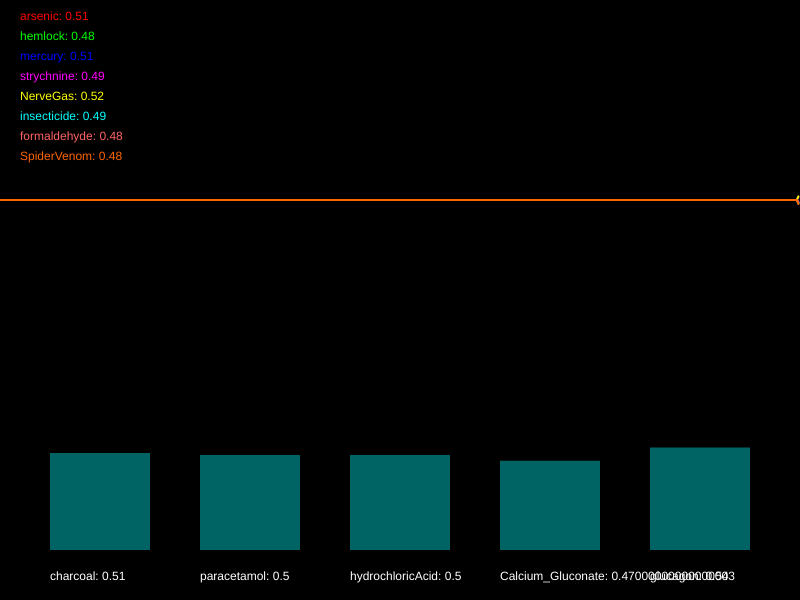
Frame 1 (no input)
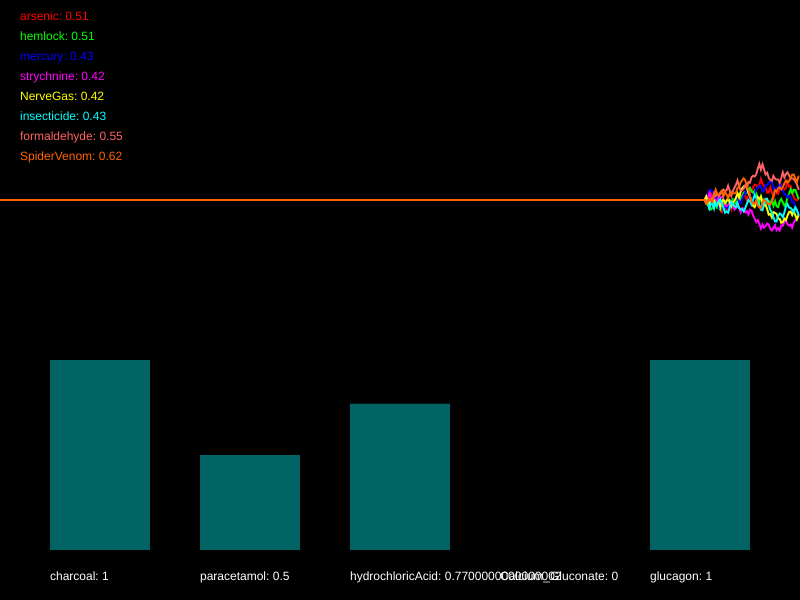
Frame 60 (no input)
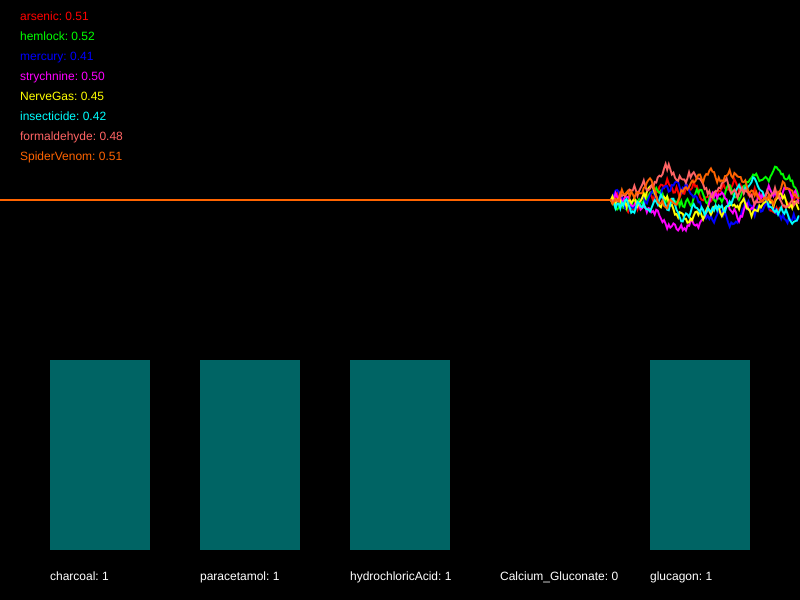
Frame 120 (the mouse pressed at the canvas centre since frame 60)

The p5.js sketch that drew these frames (run headless with seeded random() and noise() and a simulated clock; from frame 60 on, the mouse is pressed at the canvas centre):

// p5.js sketch
// ── sketch.js
/*

Officer: 1192743
CaseNum: 401-3-22931079-1192743

Case 401 - The Case of Norbert's Weiner Stand
Stage 4 - Mortal Cupcake

It seems that Norbert is getting desperate now. In what appears to be his final
stand he has set up his own cupcake shop. The laced cupcakes look delicious but
they are extremely dangerous. Just a brief whiff of one can induce a series of
deadly symptoms. This is Norbert’s most complex poison to date, so you’ll have
to work hard to produce a viable antidote.

You must develop the antidote by using conditional statements in the draw loop to
do the following.

	- When formaldehyde dips below 0.32, mercury goes above 0.4, and also strychnine goes above 0.49, decrement charcoal by 0.05
	- If either insecticide goes above 0.29, SpiderVenom goes above 0.43, or perhaps NerveGas dips below 0.42, increase charcoal by 0.01
	- If insecticide dips below 0.4 or SpiderVenom goes above 0.46, whilst at the same time, arsenic goes above 0.5 and formaldehyde dips below 0.46, reduce paracetamol by 0.04
	- If NerveGas dips below 0.36 or mercury dips below 0.59, whilst at the same time, hemlock goes above 0.58 and strychnine dips below 0.6, increment paracetamol by 0.05
	- If insecticide goes above 0.26, hemlock dips below 0.39, and also NerveGas goes above 0.56, decrease hydrochloricAcid by 0.03
	- When strychnine goes above 0.5 and arsenic dips below 0.54, whilst at the same time, formaldehyde goes above 0.28 or SpiderVenom dips below 0.65, increment hydrochloricAcid by 0.03
	- If either insecticide goes above 0.5, mercury goes above 0.67, or perhaps hemlock goes above 0.44, try decreasing Calcium_Gluconate by 0.05
	- If either NerveGas goes above 0.56, formaldehyde dips below 0.5, SpiderVenom goes above 0.73, or perhaps arsenic dips below 0.57, try increasing Calcium_Gluconate by 0.02
	- When hemlock goes above 0.67 and strychnine goes above 0.53, whilst at the same time, mercury dips below 0.54 or arsenic goes above 0.33, try decreasing glucagon by 0.04
	- If either formaldehyde goes above 0.54, insecticide dips below 0.45, or perhaps SpiderVenom dips below 0.58, try increasing glucagon by 0.04


Your conditional statements should:

consider the following poisons:

	- arsenic
	- hemlock
	- mercury
	- strychnine
	- NerveGas
	- insecticide
	- formaldehyde
	- SpiderVenom


and modify the following antidotes:

	- charcoal
	- paracetamol
	- hydrochloricAcid
	- Calcium_Gluconate
	- glucagon


- There are many ways to complete this task but you should only use the
following commands:

	if(){}
	+=
	-=

*/

//Declare the poison variables
var arsenic;
var hemlock;
var mercury;
var strychnine;
var NerveGas;
var insecticide;
var formaldehyde;
var SpiderVenom;


//Declare the antidote variables
var charcoal;
var paracetamol;
var hydrochloricAcid;
var Calcium_Gluconate;
var glucagon;


//This variable is used for drawing the graph
var graphs;


function setup() {

	createCanvas(800, 600);
	strokeWeight(2);

	//initialise the poisons and antidotes
	arsenic = 0.5;
	hemlock = 0.5;
	mercury = 0.5;
	strychnine = 0.5;
	NerveGas = 0.5;
	insecticide = 0.5;
	formaldehyde = 0.5;
	SpiderVenom = 0.5;
	charcoal = 0.5;
	paracetamol = 0.5;
	hydrochloricAcid = 0.5;
	Calcium_Gluconate = 0.5;
	glucagon = 0.5;


	//fills the graph with empty values
	graphs = [];

	for (var i = 0; i < 8; i++) {
		graphs.push([]);
		for (var j = 0; j < 512; j++) {
			graphs[i].push(0.5);
		}
	}

}

function draw() {

	//Develop the antidote below
	//Write conditional statements to change the amount of each substance ...

	// - When formaldehyde dips below 0.32, mercury goes above 0.4, and also strychnine goes above 0.49, decrement charcoal by 0.05
	if (formaldehyde < 0.32 && mercury > 0.4 && strychnine > 0.49) {
		charcoal -= 0.05;
	}
	// - If either insecticide goes above 0.29, SpiderVenom goes above 0.43, or perhaps NerveGas dips below 0.42, increase charcoal by 0.01
	if (insecticide > 0.29 || SpiderVenom > 0.43 || NerveGas < 0.42) {
		charcoal += 0.01;
	}
	// - If insecticide dips below 0.4 or SpiderVenom goes above 0.46, whilst at the same time, arsenic goes above 0.5 and formaldehyde dips below 0.46, reduce paracetamol by 0.04
	if ((insecticide < 0.4 || SpiderVenom > 0.46) && arsenic > 0.5 & formaldehyde < 0.46) {
		paracetamol -= 0.04;
	}
	// - If NerveGas dips below 0.36 or mercury dips below 0.59, whilst at the same time, hemlock goes above 0.58 and strychnine dips below 0.6, increment paracetamol by 0.05
	if ((NerveGas < 0.36 || mercury < 0.59) && hemlock > 0.58 && strychnine < 0.6) {
		paracetamol += 0.05;
	}
	// - If insecticide goes above 0.26, hemlock dips below 0.39, and also NerveGas goes above 0.56, decrease hydrochloricAcid by 0.03
	if (insecticide > 0.26 && hemlock < 0.39 && NerveGas > 0.56) {
		hydrochloricAcid -= 0.03;
	}
	// - When strychnine goes above 0.5 and arsenic dips below 0.54, whilst at the same time, formaldehyde goes above 0.28 or SpiderVenom dips below 0.65, increment hydrochloricAcid by 0.03
	if (strychnine > 0.5 && arsenic < 0.54 && (formaldehyde > 0.28 || SpiderVenom < 0.65)) {
		hydrochloricAcid += 0.03;
	}
	// - If either insecticide goes above 0.5, mercury goes above 0.67, or perhaps hemlock goes above 0.44, try decreasing Calcium_Gluconate by 0.05
	if (insecticide > 0.5 || mercury > 0.67 || hemlock > 0.44) {
		Calcium_Gluconate -= 0.05;
	}
	// - If either NerveGas goes above 0.56, formaldehyde dips below 0.5, SpiderVenom goes above 0.73, or perhaps arsenic dips below 0.57, try increasing Calcium_Gluconate by 0.02
	if (NerveGas > 0.56 || formaldehyde < 0.5 || SpiderVenom > 0.73 || arsenic < 0.57) {
		Calcium_Gluconate += 0.02;
	}
	// - When hemlock goes above 0.67 and strychnine goes above 0.53, whilst at the same time, mercury dips below 0.54 or arsenic goes above 0.33, try decreasing glucagon by 0.04
	if (hemlock > 0.67 && strychnine > 0.53 && (mercury < 0.54 || arsenic > 0.33)) {
		glucagon -= 0.04;
	}
	// - If either formaldehyde goes above 0.54, insecticide dips below 0.45, or perhaps SpiderVenom dips below 0.58, try increasing glucagon by 0.04
	if (formaldehyde > 0.54 || insecticide < 0.45 || SpiderVenom < 0.58) {
		glucagon += 0.04;
	}



	//////////////////////////////////////////////////////

	//the code below generates new values using random numbers

	/*
		For testing, you might want to temporarily comment out
		these lines and set the same variables to constant values
		instead.
	*/

	arsenic = nextValue(graphs[0], arsenic);
	hemlock = nextValue(graphs[1], hemlock);
	mercury = nextValue(graphs[2], mercury);
	strychnine = nextValue(graphs[3], strychnine);
	NerveGas = nextValue(graphs[4], NerveGas);
	insecticide = nextValue(graphs[5], insecticide);
	formaldehyde = nextValue(graphs[6], formaldehyde);
	SpiderVenom = nextValue(graphs[7], SpiderVenom);


	charcoal = constrain(charcoal, 0, 1);
	paracetamol = constrain(paracetamol, 0, 1);
	hydrochloricAcid = constrain(hydrochloricAcid, 0, 1);
	Calcium_Gluconate = constrain(Calcium_Gluconate, 0, 1);
	glucagon = constrain(glucagon, 0, 1);


	///////// DO NOT CHANGE THE CODE BELOW ///////////

	//drawing code

	// set background
	background(0);
	noFill();

	//draw the graphs for the vitals

	var colors = [
		color(255, 0, 0),
		color(0, 255, 0),
		color(0, 0, 255),
		color(255, 0, 255),
		color(255, 255, 0),
		color(0, 255, 255),
		color(255, 100, 100),
		color(255, 100, 0)
	];

	for (var i = 0; i < graphs.length; i++) {
		stroke(colors[i]);
		drawGraph(graphs[i]);
	}

	//draw the poisons as text
	noStroke();
	fill(colors[0]);
	text('arsenic: ' + nf(arsenic, 1, 2), 20, 20);
	fill(colors[1]);
	text('hemlock: ' + nf(hemlock, 1, 2), 20, 40);
	fill(colors[2]);
	text('mercury: ' + nf(mercury, 1, 2), 20, 60);
	fill(colors[3]);
	text('strychnine: ' + nf(strychnine, 1, 2), 20, 80);
	fill(colors[4]);
	text('NerveGas: ' + nf(NerveGas, 1, 2), 20, 100);
	fill(colors[5]);
	text('insecticide: ' + nf(insecticide, 1, 2), 20, 120);
	fill(colors[6]);
	text('formaldehyde: ' + nf(formaldehyde, 1, 2), 20, 140);
	fill(colors[7]);
	text('SpiderVenom: ' + nf(SpiderVenom, 1, 2), 20, 160);


	//draw the antidotes bar chart
	drawBar(charcoal, 50, 'charcoal');
	drawBar(paracetamol, 200, 'paracetamol');
	drawBar(hydrochloricAcid, 350, 'hydrochloricAcid');
	drawBar(Calcium_Gluconate, 500, 'Calcium_Gluconate');
	drawBar(glucagon, 650, 'glucagon');


}

function nextValue(graph, val) {
	//gets the next value for a vital and puts it in an array for drawing
	var delta = random(-0.03, 0.03);

	val += delta;
	if (val > 1 || val < 0) {
		delta *= -1;
		val += delta * 2;
	}

	graph.push(val)
	graph.shift();
	return val;
}

function drawGraph(graph) {
	//draws an array as a graph
	beginShape();
	for (var i = 0; i < graph.length; i++) {
		vertex(width * i / 512, height * 0.5 - graph[i] * height / 3)
	}
	endShape();
}


function drawBar(val, x, name) {
	//draws the bars for bar chart
	noStroke();
	fill(0, 100, 100);
	var mh = height * 0.4 - 50;
	rect(x, (height - 50) - val * mh, 100, val * mh);
	fill(255);
	text(name + ": " + val, x, height - 20);
}
